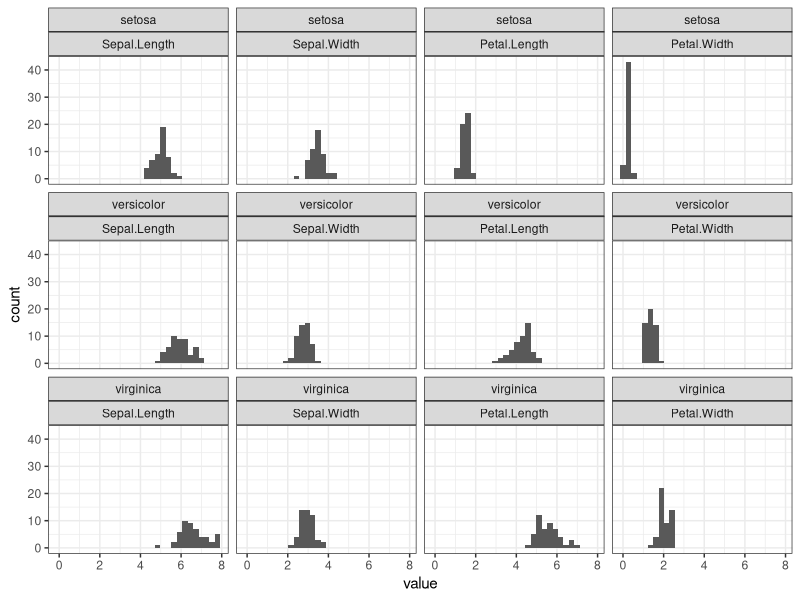

This chart was generated by the following R code:
## ---- chunk 1
library(ggplot2); library(reshape2); library(dplyr)
## ---- chunk 2
d1 <- iris
d1 %>% head()
## ---- chunk 3
d1_melted <- d1 %>% melt(id.vars = c("Species"))
d1_melted %>% head()
## ---- chunk 4
d1_melted %>% ggplot(aes(x=value)) + geom_histogram() +
        facet_wrap(Species ~ variable) +
        theme_bw()
